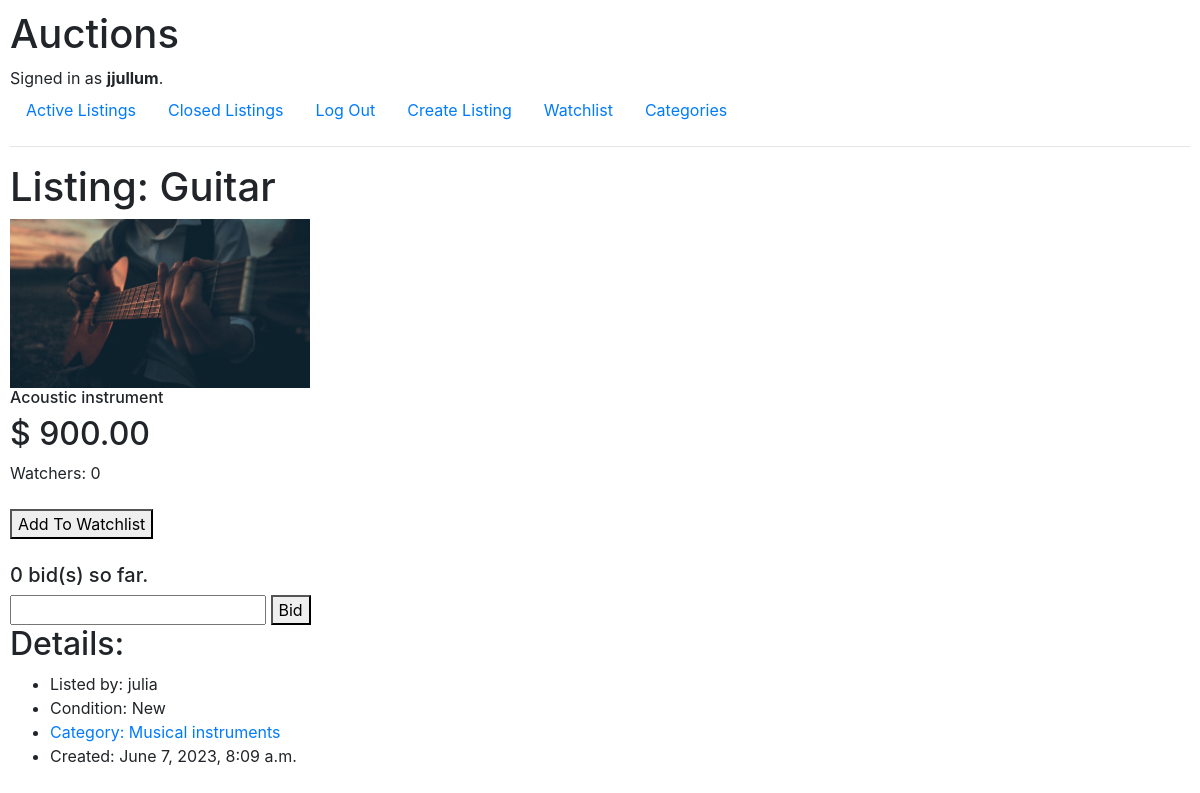
/listing/1 (signed in), run on an earlier commit of the app's database.
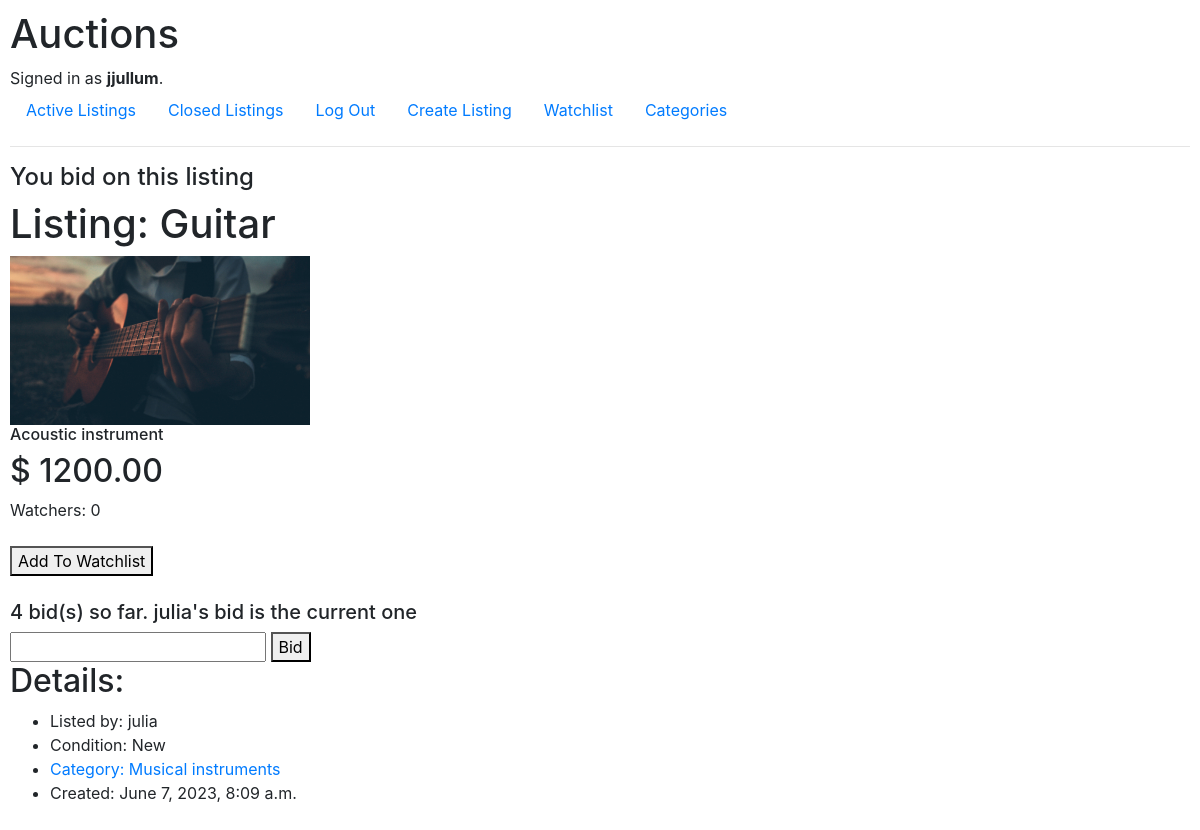
And on a later commit of the database.
### auctions/models.py (models this page shows, shortened)
class Listing(models.Model):
    default_auto_field = 'django.db.models.BigAutoField'
    creator = models.ForeignKey(User, on_delete=models.CASCADE, related_name="listings")
    title = models.CharField(max_length=100)
    description = models.CharField(max_length=200)
    starting_bid = models.DecimalField(max_digits=10, decimal_places=2)
    current_bid = models.DecimalField(max_digits=10, decimal_places=2, default=Decimal('0.00'))
    active = models.BooleanField(default=True)
    picture = models.ImageField(null=True, blank=True, upload_to='images/')
    category = models.ForeignKey(Category, on_delete=models.CASCADE, related_name="listings")
    condition = models.CharField(max_length=100)
    time = models.DateTimeField(auto_now_add=True)
    winner = models.ForeignKey(User, on_delete=models.SET_NULL,default=None, blank=True, null=True, related_name="won")
    closed_time = models.DateTimeField(default=None, blank=True, null=True)

class User(AbstractUser):
    pass

class Category(models.Model):
    title = models.CharField(max_length=100)
    def __str__(self):
        return f"{self.title}"

### auctions/views.py (the view, shortened to what this page needs)
# urls.py: path("listing/<int:listing_id>", views.listing, name="listing"),
@login_required
def listing(request, listing_id):
    user = request.user
    listing =  Listing.objects.get(pk=listing_id)
    in_watchlist = WatchList.objects.filter(user=user, listing=listing).exists()
    watchers = WatchList.objects.filter(listing=listing).count()
    bids = Bid.objects.filter(listing=listing).count()
    if bids > 0:
        bidder = Bid.objects.filter(listing=listing, user=user).exists()
        last =  Bid.objects.filter(listing=listing).order_by('added_time').first()
        last_user = last.user
    else:
        bidder = False
        last_user = None
    if request.method == 'GET':
        return render(request, "auctions/listing.html", {
            "listing":listing, "in_watchlist": in_watchlist, "watchers":watchers, "bids":bids, "last_user":last_user, "bidder":bidder
        })
    return HttpResponseRedirect(reverse("listing",args=(listing.id,)))

### auctions/templates/auctions/listing.html (shortened to what this page needs)
{% extends "auctions/layout.html" %}
{% block body %}
    {% if bidder %}
        {% if listing.active %}
        <h4>You bid on this listing</h4>
        {% else %}
            {% if request.user == listing.winner %}
            <h4>Congrats you won the auction</h4>
            {% else %}
            <h4>You bid on this listing but {{listing.winner}} has won the auction</h4>
            {%endif%}
        {%endif%}
    {% endif %}
    <h1>Listing: {{listing.title}}</h1>
    <div>
        <img src="{{listing.picture.url}}" width="300px">
    </div>
    <h6>{{listing.description}}</h6>
    <h2>$
        {% if listing.current_bid == 0%}
        {{listing.starting_bid}}
        {% else %}
        {{listing.current_bid}}
        {% endif %}
    </h2>
    <div>Watchers: {{watchers}}</div><br>
    {% if listing.active%}
        {% if not in_watchlist %}
            <form action="{% url 'listing' listing.id%}" method="post">
                <button type="submit">Add To Watchlist</button>
            </form>
        {% endif %}
        <br>
        <h5>{{bids}} bid(s) so far.
            {% if last_user == request.user %}
            Your bid is the current one
            {% elif  last_user == None%}
            {% else %}
            {{last_user}}'s bid is the current one
            {% endif %}
        </h5>
        {% if listing.creator != request.user %}
        <form action="{% url 'listing' listing.id%}" method="post">
            <input type="number" name="bid">
            <button type="submit">Bid</button>
        </form>
        {%endif%}
    {% else %}
        {% if listing.winner == None %}
        Auction has ended. It was closed before anyone bid.
        {% else %}
        <h5>Auction has ended.There were {{bids}} bids.{{listing.winner}} has won.</h5>
        {%endif%}
    {%endif%}
    <h2>Details:</h2>
    <ul>
        <li>
            Listed by: {{listing.creator}}
        </li>
        <li>
            {% if listing.condition %}
            Condition: {{listing.condition}}
            {% else %}
            Condition: No condition specified
            {% endif %}
        </li>
        <li>
            {% if listing.category %}
            <a href="{% url 'category' listing.category.id%}">Category: {{listing.category}}</a>
            {% else %}
            Category: No Category Listed
            {% endif %}
        </li>
        {%if listing.active%}
        <li>
            Created: {{listing.time}}
        </li>
        {%endif%}
    </ul>
{% endblock %}

What changed in the data, as far as the page shows it:
changed Listing "Guitar": current_bid "900.00" → "1200.00"
now on this page (row unchanged): User: username "julia"
Also different on the page:
{{ bids }}: "0" → "4"
text now shown: "You bid on this listing 's bid is the current one"
